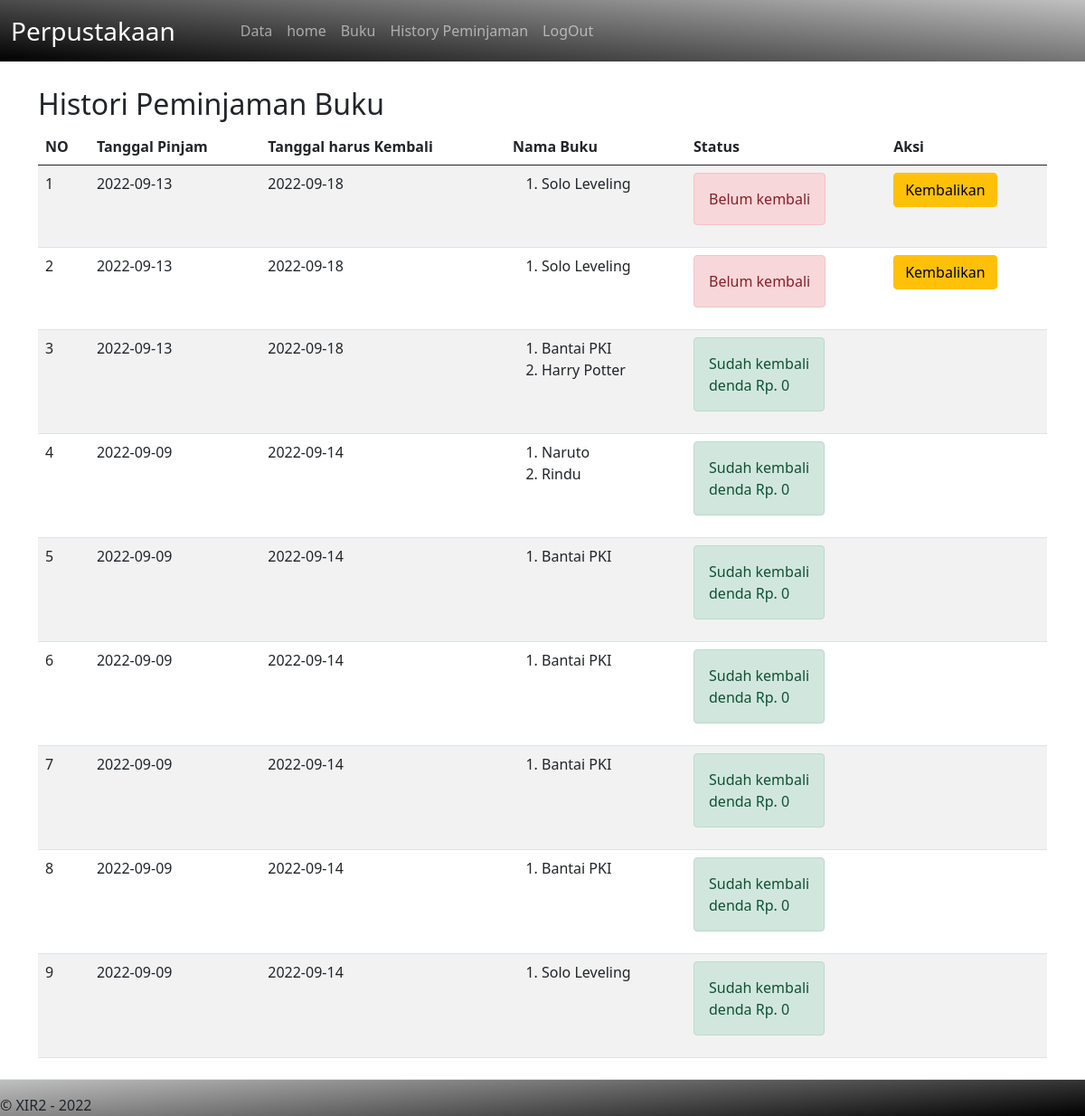
/history_peminjaman.php (signed in), run on the app's committed database.
### tables this page shows
CREATE TABLE `peminjaman_buku` (
  `id_peminjaman_buku` int(100) NOT NULL,
  `id_siswa` int(100) NOT NULL,
  `tanggal_pinjam` date NOT NULL,
  `tanggal_kembali` date NOT NULL
);

CREATE TABLE `detail_peminjaman_buku` (
  `id_detail_peminjaman_buku` int(100) NOT NULL,
  `id_peminjaman_buku` int(100) NOT NULL,
  `id_buku` int(100) NOT NULL,
  `qty` int(100) NOT NULL
);

CREATE TABLE `buku` (
  `id_buku` int(11) NOT NULL,
  `nama_buku` varchar(100) NOT NULL,
  `deskripsi` varchar(100) NOT NULL,
  `foto` varchar(100) NOT NULL
);

CREATE TABLE `pengembalian_buku` (
  `id_pengembalian_buku` int(100) NOT NULL,
  `id_peminjaman_buku` int(100) NOT NULL,
  `tanggal_pengembalian` date NOT NULL,
  `denda` int(100) NOT NULL
);

### history_peminjaman.php (the view)
<?php
    include "header.php";
?>
<h2>Histori Peminjaman Buku</h2>
<table class="table table-hover table-striped">
    <thead>
        <th>NO</th><th>Tanggal Pinjam</th><th>Tanggal harus Kembali</th><th>Nama Buku</th><th>Status</th><th>Aksi</th>
    </thead>
    <tbody>
        <?php
        include "koneksi.php";
        $qry_histori=mysqli_query($conn,"select * from peminjaman_buku order by id_peminjaman_buku desc");
        $no=0;
        while($data_histori=mysqli_fetch_array($qry_histori)){
            $no++;
            $buku_dipinjam="<ol>";
            $qry_buku=mysqli_query($conn,"select * from  detail_peminjaman_buku join buku on buku.id_buku=detail_peminjaman_buku.id_buku where id_peminjaman_buku = '".$data_histori['id_peminjaman_buku']."'");
            while($data_buku=mysqli_fetch_array($qry_buku)){
                $buku_dipinjam.="<li>".$data_buku['nama_buku']."</li>";
            }
            $buku_dipinjam.="</ol>";
            $qry_cek_kembali=mysqli_query($conn,"select * from pengembalian_buku where id_peminjaman_buku = '".$data_histori['id_peminjaman_buku']."'");
            if(mysqli_num_rows($qry_cek_kembali)>0){
                $data_kembali=mysqli_fetch_array($qry_cek_kembali);
                $denda="denda Rp. ".$data_kembali['denda'];
                $status_kembali="<label class='alert alert-success'>Sudah kembali <br>".$denda."</label>";
                $button_kembali="";
            } else {
                $status_kembali="<label class='alert alert-danger'>Belum kembali</label>";
                $button_kembali="<a href='kembali.php?id=".$data_histori['id_peminjaman_buku']."' class='btn btn-warning' onclick='return confirm(\"Yakin kah?\")'>Kembalikan</a>";
            }
        ?>
            <tr>
                <td><?=$no?></td>
                <td><?=$data_histori['tanggal_pinjam']?></td>
                <td><?=$data_histori['tanggal_kembali']?></td>
                <td><?=$buku_dipinjam?></td>
                <td><?=$status_kembali?></td>
                <td><?=$button_kembali?></td>
            </tr>
        <?php
        }
        ?>
    </tbody>
</table>
<?php
    include "footer.php";
?>

### header.php (shortened to what this page needs)
<!doctype html>
<html lang="en">
<head>
  <link href="https://cdn.jsdelivr.net/npm/bootstrap@5.1.0/dist/css/bootstrap.min.css" rel="stylesheet"
>
</head>
<body>
  <div class="container">
    <nav class="navbar navbar-expand-md navbar-dark fixed-top" id="mainNav" style="background: linear-gradient(5deg, rgba(0,0,0), rgba(192,192,192));">
      <div class="container-fluid">
        <a class="navbar-brand fs-3" href="#">Perpustakaan</a>
        <div class="collapse navbar-collapse " id="navbarNav">
          <ul class="navbar-nav ms-5" >
            <li class="nav-item">
              <a class="nav-link" aria-current="page" href="tampil_siswa.php">Data</a>
            </li>
            <li class="nav-item">
              <a class="nav-link" href="profil.php">home</a>
            </li>
            <li class="nav-item">
              <a class="nav-link" href="buku.php">Buku</a>
            </li>
            <li class="nav-item">
              <a class="nav-link" href="history_peminjaman.php">History Peminjaman</a>
            </li>
            <li class="nav-item">
              <a class="nav-link" href="logout.php" onclick="return confirm('Yakin nih mau logout?')">LogOut</a>
            </li>
          </ul>
        </div>
      </div>
    </nav><br><br><br><br>

### footer.php (shortened to what this page needs)
 <!doctype html>
<html lang="en">
<head>
  <link href="https://cdn.jsdelivr.net/npm/bootstrap@5.1.0/dist/css/bootstrap.min.css" rel="stylesheet"
>
</head>
<body><br><br>
<footer class="pt-3 mt-4 text-dark border-top fixed-bottom" style="background: linear-gradient(-5deg, rgba(0,0,0), rgba(192,192,192));">
      &copy; XIR2 - 2022
    </footer>
</body>

### data on the page
peminjaman_buku: tanggal_pinjam "2022-09-13", tanggal_kembali "2022-09-18", shows "Belum kembali"
detail_peminjaman_buku: id_buku.nama_buku "Solo Leveling"
peminjaman_buku: tanggal_pinjam "2022-09-13", tanggal_kembali "2022-09-18", shows "Belum kembali"
detail_peminjaman_buku: id_buku.nama_buku "Solo Leveling"
peminjaman_buku: tanggal_pinjam "2022-09-13", tanggal_kembali "2022-09-18", pengembalian_buku.denda "denda Rp. 0"
detail_peminjaman_buku: id_buku.nama_buku "Bantai PKI"
detail_peminjaman_buku: id_buku.nama_buku "Harry Potter"
peminjaman_buku: tanggal_pinjam "2022-09-09", tanggal_kembali "2022-09-14", pengembalian_buku.denda "denda Rp. 0"
detail_peminjaman_buku: id_buku.nama_buku "Naruto"
detail_peminjaman_buku: id_buku.nama_buku "Rindu"
peminjaman_buku: tanggal_pinjam "2022-09-09", tanggal_kembali "2022-09-14", pengembalian_buku.denda "denda Rp. 0"
detail_peminjaman_buku: id_buku.nama_buku "Bantai PKI"
peminjaman_buku: tanggal_pinjam "2022-09-09", tanggal_kembali "2022-09-14", pengembalian_buku.denda "denda Rp. 0"
detail_peminjaman_buku: id_buku.nama_buku "Bantai PKI"
peminjaman_buku: tanggal_pinjam "2022-09-09", tanggal_kembali "2022-09-14", pengembalian_buku.denda "denda Rp. 0"
detail_peminjaman_buku: id_buku.nama_buku "Bantai PKI"
peminjaman_buku: tanggal_pinjam "2022-09-09", tanggal_kembali "2022-09-14", pengembalian_buku.denda "denda Rp. 0"
detail_peminjaman_buku: id_buku.nama_buku "Bantai PKI"
peminjaman_buku: tanggal_pinjam "2022-09-09", tanggal_kembali "2022-09-14", pengembalian_buku.denda "denda Rp. 0"
detail_peminjaman_buku: id_buku.nama_buku "Solo Leveling"
